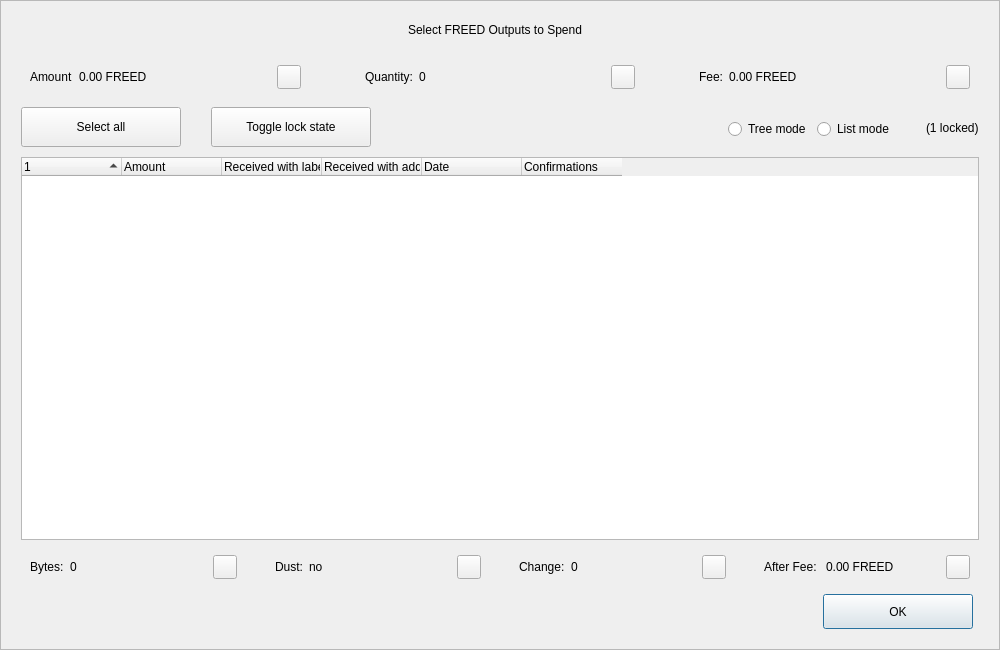
<?xml version="1.0" encoding="UTF-8"?>
<ui version="4.0">
 <class>CoinControlDialog</class>
 <widget class="QDialog" name="CoinControlDialog">
  <property name="geometry">
   <rect>
    <x>0</x>
    <y>0</y>
    <width>1000</width>
    <height>650</height>
   </rect>
  </property>
  <property name="minimumSize">
   <size>
    <width>950</width>
    <height>650</height>
   </size>
  </property>
  <property name="windowTitle">
   <string>Coin Selection</string>
  </property>
  <property name="styleSheet">
   <string notr="true"/>
  </property>
  <layout class="QVBoxLayout" name="verticalLayout">
   <property name="spacing">
    <number>0</number>
   </property>
   <property name="leftMargin">
    <number>0</number>
   </property>
   <property name="topMargin">
    <number>0</number>
   </property>
   <property name="rightMargin">
    <number>0</number>
   </property>
   <property name="bottomMargin">
    <number>0</number>
   </property>
   <item>
    <widget class="QFrame" name="frameContainer">
     <property name="toolTipDuration">
      <number>0</number>
     </property>
     <property name="frameShape">
      <enum>QFrame::StyledPanel</enum>
     </property>
     <property name="frameShadow">
      <enum>QFrame::Raised</enum>
     </property>
     <layout class="QVBoxLayout" name="verticalLayout_2">
      <property name="leftMargin">
       <number>0</number>
      </property>
      <property name="rightMargin">
       <number>0</number>
      </property>
      <property name="bottomMargin">
       <number>20</number>
      </property>
      <item>
       <layout class="QHBoxLayout" name="horizontalLayout_12">
        <property name="spacing">
         <number>0</number>
        </property>
        <property name="leftMargin">
         <number>20</number>
        </property>
        <property name="rightMargin">
         <number>30</number>
        </property>
        <item>
         <spacer name="horizontalSpacer_4">
          <property name="orientation">
           <enum>Qt::Horizontal</enum>
          </property>
          <property name="sizeHint" stdset="0">
           <size>
            <width>40</width>
            <height>20</height>
           </size>
          </property>
         </spacer>
        </item>
        <item>
         <widget class="QLabel" name="labelTitle">
          <property name="minimumSize">
           <size>
            <width>0</width>
            <height>40</height>
           </size>
          </property>
          <property name="maximumSize">
           <size>
            <width>16777215</width>
            <height>40</height>
           </size>
          </property>
          <property name="text">
           <string>Select FREED Outputs to Spend</string>
          </property>
          <property name="alignment">
           <set>Qt::AlignCenter</set>
          </property>
          <property name="margin">
           <number>7</number>
          </property>
         </widget>
        </item>
        <item>
         <spacer name="horizontalSpacer_5">
          <property name="orientation">
           <enum>Qt::Horizontal</enum>
          </property>
          <property name="sizeHint" stdset="0">
           <size>
            <width>40</width>
            <height>20</height>
           </size>
          </property>
         </spacer>
        </item>
       </layout>
      </item>
      <item>
       <layout class="QHBoxLayout" name="horizontalLayout_8">
        <property name="leftMargin">
         <number>20</number>
        </property>
        <property name="rightMargin">
         <number>20</number>
        </property>
        <item>
         <widget class="QWidget" name="layoutAmount" native="true">
          <layout class="QHBoxLayout" name="horizontalLayout_9" stretch="0,1,0">
           <item>
            <widget class="QLabel" name="labelCoinControlAmountText">
             <property name="text">
              <string>Amount</string>
             </property>
            </widget>
           </item>
           <item>
            <widget class="QLabel" name="labelCoinControlAmount">
             <property name="text">
              <string>0.00 FREED</string>
             </property>
            </widget>
           </item>
           <item alignment="Qt::AlignHCenter|Qt::AlignVCenter">
            <widget class="QPushButton" name="pushButtonAmount">
             <property name="minimumSize">
              <size>
               <width>0</width>
               <height>24</height>
              </size>
             </property>
             <property name="maximumSize">
              <size>
               <width>24</width>
               <height>26</height>
              </size>
             </property>
             <property name="focusPolicy">
              <enum>Qt::NoFocus</enum>
             </property>
             <property name="styleSheet">
              <string notr="true">padding-bottom:2px;
padding-right:4px;</string>
             </property>
             <property name="text">
              <string/>
             </property>
            </widget>
           </item>
          </layout>
         </widget>
        </item>
        <item>
         <spacer name="horizontalSpacer_2">
          <property name="orientation">
           <enum>Qt::Horizontal</enum>
          </property>
          <property name="sizeType">
           <enum>QSizePolicy::Fixed</enum>
          </property>
          <property name="sizeHint" stdset="0">
           <size>
            <width>40</width>
            <height>20</height>
           </size>
          </property>
         </spacer>
        </item>
        <item>
         <widget class="QWidget" name="layoutQuantity" native="true">
          <layout class="QHBoxLayout" name="horizontalLayout_10" stretch="0,1,0">
           <item>
            <widget class="QLabel" name="labelCoinControlQuantityText">
             <property name="text">
              <string>Quantity:</string>
             </property>
            </widget>
           </item>
           <item>
            <widget class="QLabel" name="labelCoinControlQuantity">
             <property name="text">
              <string>0</string>
             </property>
            </widget>
           </item>
           <item alignment="Qt::AlignHCenter|Qt::AlignVCenter">
            <widget class="QPushButton" name="pushButtonQuantity">
             <property name="minimumSize">
              <size>
               <width>0</width>
               <height>24</height>
              </size>
             </property>
             <property name="maximumSize">
              <size>
               <width>24</width>
               <height>26</height>
              </size>
             </property>
             <property name="focusPolicy">
              <enum>Qt::NoFocus</enum>
             </property>
             <property name="styleSheet">
              <string notr="true">padding-bottom:2px;
               padding-right:4px;</string>
             </property>
             <property name="text">
              <string/>
             </property>
            </widget>
           </item>
          </layout>
         </widget>
        </item>
        <item>
         <spacer name="horizontalSpacer_22">
          <property name="orientation">
           <enum>Qt::Horizontal</enum>
          </property>
          <property name="sizeType">
           <enum>QSizePolicy::Fixed</enum>
          </property>
          <property name="sizeHint" stdset="0">
           <size>
            <width>40</width>
            <height>20</height>
           </size>
          </property>
         </spacer>
        </item>
        <item>
         <widget class="QWidget" name="layoutFee" native="true">
          <layout class="QHBoxLayout" name="horizontalLayout_11" stretch="0,1,0">
           <item>
            <widget class="QLabel" name="labelCoinControlFeeText">
             <property name="text">
              <string>Fee:</string>
             </property>
            </widget>
           </item>
           <item>
            <widget class="QLabel" name="labelCoinControlFee">
             <property name="text">
              <string>0.00 FREED</string>
             </property>
            </widget>
           </item>
           <item alignment="Qt::AlignHCenter|Qt::AlignVCenter">
            <widget class="QPushButton" name="pushButtonFee">
             <property name="minimumSize">
              <size>
               <width>0</width>
               <height>24</height>
              </size>
             </property>
             <property name="maximumSize">
              <size>
               <width>24</width>
               <height>26</height>
              </size>
             </property>
             <property name="focusPolicy">
              <enum>Qt::NoFocus</enum>
             </property>
             <property name="styleSheet">
              <string notr="true">padding-bottom:2px;
               padding-right:4px;</string>
             </property>
             <property name="text">
              <string/>
             </property>
            </widget>
           </item>
          </layout>
         </widget>
        </item>
       </layout>
      </item>
      <item>
       <widget class="QFrame" name="frame">
        <property name="minimumSize">
         <size>
          <width>0</width>
          <height>40</height>
         </size>
        </property>
        <property name="styleSheet">
         <string notr="true">#frame {
	border:0;
}</string>
        </property>
        <property name="frameShape">
         <enum>QFrame::StyledPanel</enum>
        </property>
        <property name="frameShadow">
         <enum>QFrame::Sunken</enum>
        </property>
        <layout class="QHBoxLayout" name="horizontalLayout">
         <property name="spacing">
          <number>0</number>
         </property>
         <property name="leftMargin">
          <number>20</number>
         </property>
         <property name="topMargin">
          <number>0</number>
         </property>
         <property name="rightMargin">
          <number>20</number>
         </property>
         <property name="bottomMargin">
          <number>0</number>
         </property>
         <item>
          <layout class="QHBoxLayout" name="horizontalLayoutPanel" stretch="0,0,0,0,0,0">
           <property name="spacing">
            <number>20</number>
           </property>
           <item>
            <widget class="QPushButton" name="pushButtonSelectAll">
             <property name="sizePolicy">
              <sizepolicy hsizetype="Maximum" vsizetype="Fixed">
               <horstretch>0</horstretch>
               <verstretch>0</verstretch>
              </sizepolicy>
             </property>
             <property name="minimumSize">
              <size>
               <width>160</width>
               <height>40</height>
              </size>
             </property>
             <property name="maximumSize">
              <size>
               <width>16777215</width>
               <height>40</height>
              </size>
             </property>
             <property name="text">
              <string>Select all</string>
             </property>
             <property name="checkable">
              <bool>true</bool>
             </property>
             <property name="checked">
              <bool>false</bool>
             </property>
             <property name="autoExclusive">
              <bool>false</bool>
             </property>
             <property name="autoDefault">
              <bool>false</bool>
             </property>
            </widget>
           </item>
           <item>
            <spacer name="horizontalSpacer_6">
             <property name="orientation">
              <enum>Qt::Horizontal</enum>
             </property>
             <property name="sizeType">
              <enum>QSizePolicy::Fixed</enum>
             </property>
             <property name="sizeHint" stdset="0">
              <size>
               <width>10</width>
               <height>20</height>
              </size>
             </property>
            </spacer>
           </item>
           <item>
            <widget class="QPushButton" name="pushButtonToggleLock">
             <property name="sizePolicy">
              <sizepolicy hsizetype="Maximum" vsizetype="Fixed">
               <horstretch>0</horstretch>
               <verstretch>0</verstretch>
              </sizepolicy>
             </property>
             <property name="minimumSize">
              <size>
               <width>160</width>
               <height>40</height>
              </size>
             </property>
             <property name="maximumSize">
              <size>
               <width>16777215</width>
               <height>40</height>
              </size>
             </property>
             <property name="text">
              <string>Toggle lock state</string>
             </property>
             <property name="checkable">
              <bool>true</bool>
             </property>
             <property name="autoExclusive">
              <bool>false</bool>
             </property>
             <property name="autoDefault">
              <bool>false</bool>
             </property>
            </widget>
           </item>
           <item>
            <spacer name="horizontalSpacer_7">
             <property name="orientation">
              <enum>Qt::Horizontal</enum>
             </property>
             <property name="sizeType">
              <enum>QSizePolicy::Expanding</enum>
             </property>
             <property name="sizeHint" stdset="0">
              <size>
               <width>30</width>
               <height>20</height>
              </size>
             </property>
            </spacer>
           </item>
           <item alignment="Qt::AlignRight">
            <widget class="QGroupBox" name="groupBox_2">
             <property name="styleSheet">
              <string notr="true">#groupBox_2 {
    background-color:transparent;
    border-radius:0;
}</string>
             </property>
             <property name="title">
              <string/>
             </property>
             <layout class="QHBoxLayout" name="horizontalLayout_14">
              <item>
               <widget class="QRadioButton" name="radioTreeMode">
                <property name="sizePolicy">
                 <sizepolicy hsizetype="Maximum" vsizetype="Fixed">
                  <horstretch>0</horstretch>
                  <verstretch>0</verstretch>
                 </sizepolicy>
                </property>
                <property name="text">
                 <string>Tree mode</string>
                </property>
               </widget>
              </item>
              <item>
               <widget class="QRadioButton" name="radioListMode">
                <property name="sizePolicy">
                 <sizepolicy hsizetype="Maximum" vsizetype="Fixed">
                  <horstretch>0</horstretch>
                  <verstretch>0</verstretch>
                 </sizepolicy>
                </property>
                <property name="text">
                 <string>List mode</string>
                </property>
                <property name="checked">
                 <bool>false</bool>
                </property>
               </widget>
              </item>
             </layout>
            </widget>
           </item>
           <item>
            <widget class="QLabel" name="labelLocked">
             <property name="text">
              <string>(1 locked)</string>
             </property>
            </widget>
           </item>
          </layout>
         </item>
        </layout>
       </widget>
      </item>
      <item>
       <layout class="QHBoxLayout" name="horizontalLayout_13">
        <property name="leftMargin">
         <number>20</number>
        </property>
        <property name="rightMargin">
         <number>20</number>
        </property>
        <item>
         <widget class="CoinControlTreeWidget" name="treeWidget">
          <property name="contextMenuPolicy">
           <enum>Qt::CustomContextMenu</enum>
          </property>
          <property name="styleSheet">
           <string notr="true"/>
          </property>
          <property name="sortingEnabled">
           <bool>false</bool>
          </property>
          <property name="columnCount">
           <number>6</number>
          </property>
          <attribute name="headerShowSortIndicator" stdset="0">
           <bool>true</bool>
          </attribute>
          <attribute name="headerStretchLastSection">
           <bool>false</bool>
          </attribute>
          <column>
           <property name="text">
            <string/>
           </property>
          </column>
          <column>
           <property name="text">
            <string>Amount</string>
           </property>
          </column>
          <column>
           <property name="text">
            <string>Received with label</string>
           </property>
          </column>
          <column>
           <property name="text">
            <string>Received with address</string>
           </property>
          </column>
          <column>
           <property name="text">
            <string>Date</string>
           </property>
          </column>
          <column>
           <property name="text">
            <string>Confirmations</string>
           </property>
           <property name="toolTip">
            <string>Confirmed</string>
           </property>
          </column>
         </widget>
        </item>
       </layout>
      </item>
      <item>
       <layout class="QHBoxLayout" name="horizontalLayout_3">
        <property name="spacing">
         <number>20</number>
        </property>
        <property name="leftMargin">
         <number>20</number>
        </property>
        <property name="rightMargin">
         <number>20</number>
        </property>
        <item>
         <widget class="QWidget" name="layoutBytes" native="true">
          <layout class="QHBoxLayout" name="horizontalLayout_4" stretch="0,1,0">
           <item>
            <widget class="QLabel" name="labelCoinControlBytesText">
             <property name="text">
              <string>Bytes:</string>
             </property>
            </widget>
           </item>
           <item>
            <widget class="QLabel" name="labelCoinControlBytes">
             <property name="text">
              <string>0</string>
             </property>
            </widget>
           </item>
           <item alignment="Qt::AlignHCenter|Qt::AlignVCenter">
            <widget class="QPushButton" name="pushButtonBytes">
             <property name="minimumSize">
              <size>
               <width>0</width>
               <height>24</height>
              </size>
             </property>
             <property name="maximumSize">
              <size>
               <width>24</width>
               <height>26</height>
              </size>
             </property>
             <property name="focusPolicy">
              <enum>Qt::NoFocus</enum>
             </property>
             <property name="styleSheet">
              <string notr="true">padding-bottom:2px;
               padding-right:4px;</string>
             </property>
             <property name="text">
              <string/>
             </property>
            </widget>
           </item>
          </layout>
         </widget>
        </item>
        <item>
         <widget class="QWidget" name="layoutDust" native="true">
          <layout class="QHBoxLayout" name="horizontalLayout_5" stretch="0,1,0">
           <item>
            <widget class="QLabel" name="labelCoinControlLowOutputText">
             <property name="text">
              <string>Dust:</string>
             </property>
            </widget>
           </item>
           <item>
            <widget class="QLabel" name="labelCoinControlLowOutput">
             <property name="text">
              <string>no</string>
             </property>
            </widget>
           </item>
           <item alignment="Qt::AlignHCenter|Qt::AlignVCenter">
            <widget class="QPushButton" name="pushButtonDust">
             <property name="minimumSize">
              <size>
               <width>0</width>
               <height>24</height>
              </size>
             </property>
             <property name="maximumSize">
              <size>
               <width>24</width>
               <height>26</height>
              </size>
             </property>
             <property name="focusPolicy">
              <enum>Qt::NoFocus</enum>
             </property>
             <property name="styleSheet">
              <string notr="true">padding-bottom:2px;
               padding-right:4px;</string>
             </property>
             <property name="text">
              <string/>
             </property>
            </widget>
           </item>
          </layout>
         </widget>
        </item>
        <item>
         <widget class="QWidget" name="layoutChange" native="true">
          <layout class="QHBoxLayout" name="horizontalLayout_6" stretch="0,1,0">
           <item>
            <widget class="QLabel" name="labelCoinControlChangeText">
             <property name="text">
              <string>Change:</string>
             </property>
            </widget>
           </item>
           <item>
            <widget class="QLabel" name="labelCoinControlChange">
             <property name="text">
              <string>0</string>
             </property>
            </widget>
           </item>
           <item alignment="Qt::AlignHCenter|Qt::AlignVCenter">
            <widget class="QPushButton" name="pushButtonChange">
             <property name="minimumSize">
              <size>
               <width>0</width>
               <height>24</height>
              </size>
             </property>
             <property name="maximumSize">
              <size>
               <width>24</width>
               <height>26</height>
              </size>
             </property>
             <property name="focusPolicy">
              <enum>Qt::NoFocus</enum>
             </property>
             <property name="styleSheet">
              <string notr="true">padding-bottom:2px;
               padding-right:4px;</string>
             </property>
             <property name="text">
              <string/>
             </property>
            </widget>
           </item>
          </layout>
         </widget>
        </item>
        <item>
         <widget class="QWidget" name="layoutAfter" native="true">
          <layout class="QHBoxLayout" name="horizontalLayout_7" stretch="0,1,0">
           <item>
            <widget class="QLabel" name="labelCoinControlAfterFeeText">
             <property name="text">
              <string>After Fee: </string>
             </property>
            </widget>
           </item>
           <item>
            <widget class="QLabel" name="labelCoinControlAfterFee">
             <property name="text">
              <string>0.00 FREED</string>
             </property>
            </widget>
           </item>
           <item alignment="Qt::AlignHCenter|Qt::AlignVCenter">
            <widget class="QPushButton" name="pushButtonAlterFee">
             <property name="minimumSize">
              <size>
               <width>0</width>
               <height>24</height>
              </size>
             </property>
             <property name="maximumSize">
              <size>
               <width>24</width>
               <height>26</height>
              </size>
             </property>
             <property name="focusPolicy">
              <enum>Qt::NoFocus</enum>
             </property>
             <property name="styleSheet">
              <string notr="true">padding-bottom:2px;
               padding-right:4px;</string>
             </property>
             <property name="text">
              <string/>
             </property>
            </widget>
           </item>
          </layout>
         </widget>
        </item>
       </layout>
      </item>
      <item>
       <layout class="QHBoxLayout" name="horizontalLayout_2">
        <property name="spacing">
         <number>0</number>
        </property>
        <property name="leftMargin">
         <number>20</number>
        </property>
        <property name="rightMargin">
         <number>26</number>
        </property>
        <item>
         <spacer name="horizontalSpacer_3">
          <property name="orientation">
           <enum>Qt::Horizontal</enum>
          </property>
          <property name="sizeHint" stdset="0">
           <size>
            <width>558</width>
            <height>20</height>
           </size>
          </property>
         </spacer>
        </item>
        <item>
         <widget class="QPushButton" name="pushButtonOk">
          <property name="minimumSize">
           <size>
            <width>150</width>
            <height>35</height>
           </size>
          </property>
          <property name="text">
           <string>OK</string>
          </property>
         </widget>
        </item>
       </layout>
      </item>
     </layout>
    </widget>
   </item>
  </layout>
 </widget>
 <customwidgets>
  <customwidget>
   <class>CoinControlTreeWidget</class>
   <extends>QTreeWidget</extends>
   <header>coincontroltreewidget.h</header>
  </customwidget>
 </customwidgets>
 <resources/>
 <connections/>
</ui>
